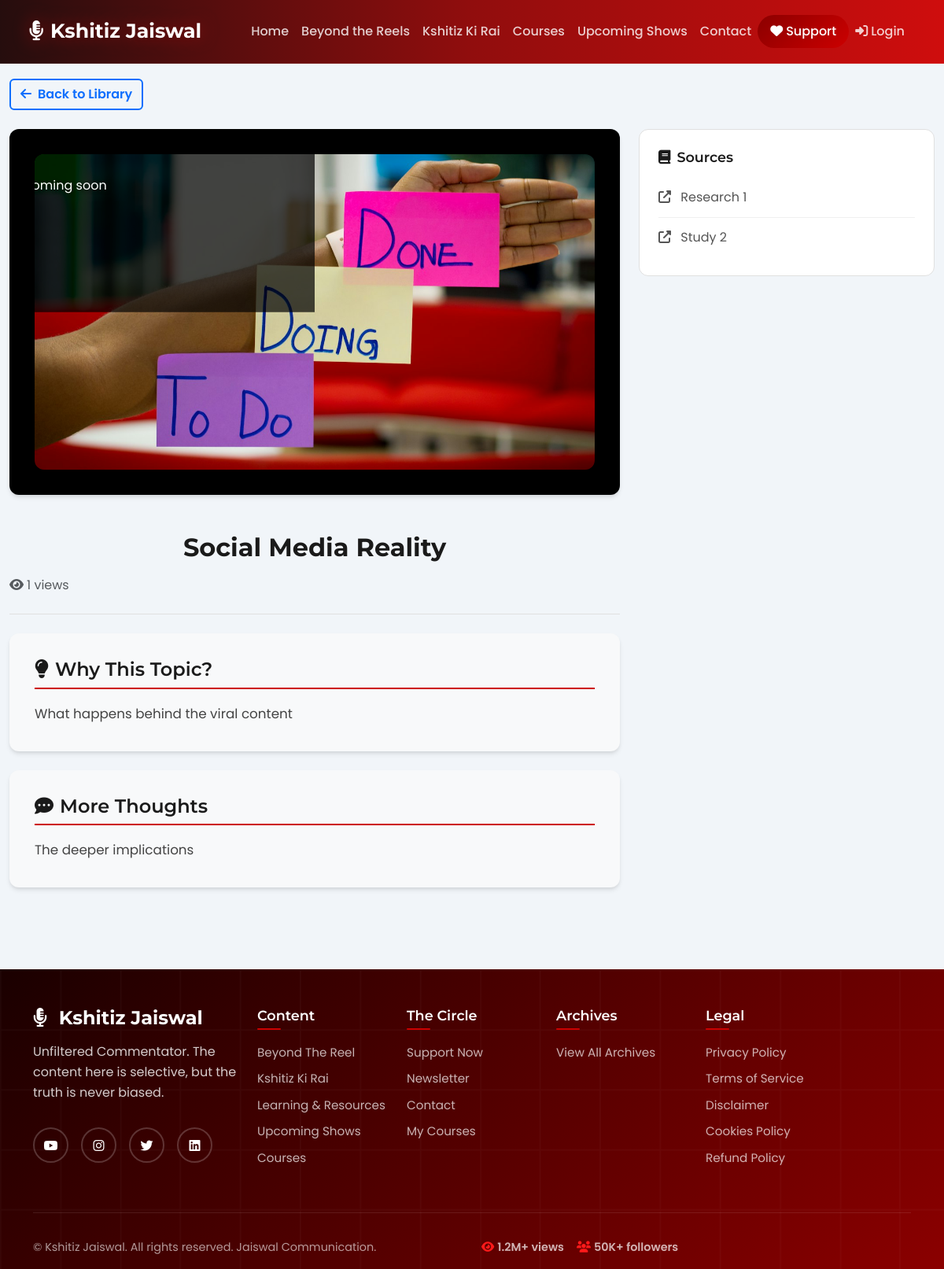
The page /reel/2 on the database its author committed.
### models.py (models this page shows)
class Reel(db.Model):
    id = db.Column(db.Integer, primary_key=True)
    title = db.Column(db.String(200), nullable=False)
    thumbnail = db.Column(db.String(500))
    video_url = db.Column(db.String(500))
    behind_thought = db.Column(db.Text)
    sources = db.Column(db.Text)  # JSON string of sources list
    extra_context = db.Column(db.Text)
    category_tag = db.Column(db.String(50))  # trending, new, must_watch, fan_favourite, exclusive, behind_scenes
    topic_tag = db.Column(db.String(100))  # Topic for grouping/playlist (e.g., "Vote Chori Issue")
    view_count = db.Column(db.Integer, default=0)  # For popularity tracking
    is_featured = db.Column(db.Boolean, default=False)  # For homepage featured reels
    created_at = db.Column(db.DateTime, default=datetime.utcnow)
    def to_dict(self):
        return {
            'id': self.id,
            'title': self.title,
            'thumbnail': self.thumbnail or '',
            'video_url': self.video_url or '',
            'behind_thought': self.behind_thought or '',
            'sources': json.loads(self.sources) if self.sources else [],
            'extra_context': self.extra_context or '',
            'category_tag': self.category_tag or '',
            'topic_tag': self.topic_tag or '',
            'view_count': self.view_count or 0,
            'is_featured': self.is_featured or False,
            'created_at': self.created_at.isoformat() if self.created_at else ''
        }

### routes.py (the view, shortened to what this page needs)
@app.route('/reel/<int:reel_id>')
def reel_detail(reel_id):
    reel = Reel.query.get_or_404(reel_id)
    user_id = get_clerk_user_id()
    user = get_clerk_user()
    user_email = user.get('email_addresses', [{}])[0].get('email_address') if user else None
    UserActivity.log_activity(
        user_id=user_id,
        user_email=user_email,
        activity_type='reel_view',
        resource_type='reel',
        resource_id=reel_id,
        request_obj=request,
        data_size=10000  # Estimated size for reel page
    )
    if reel.view_count is None:
        reel.view_count = 0
    reel.view_count += 1
    db.session.commit()
    reel_data = reel.to_dict()
    related_reels = []
    if reel.topic_tag:
        related_reels = Reel.query.filter(
            Reel.topic_tag == reel.topic_tag,
            Reel.id != reel_id
        ).order_by(Reel.created_at.desc()).limit(6).all()
        related_reels = [r.to_dict() for r in related_reels]
    return render_template('reel_detail.html', reel=reel_data, related_reels=related_reels)

### clerk_auth.py (called while the page is built, shortened)
def get_clerk_user():
    if not clerk_sdk or not hasattr(g, 'clerk_user_id'):
        return None

def get_clerk_user_id():
    return getattr(g, 'clerk_user_id', None)

### models.py (called while the page is built)
    @staticmethod
    def get_active_links():
        return SocialLink.query.filter_by(is_active=True).order_by(SocialLink.sort_order).all()

### templates/reel_detail.html (shortened to what this page needs)
{% extends "base.html" %}
{% block content %}
<section class="reel-detail-section section-padding">
    <div class="container-fluid" style="max-width: 1400px;">
        <div class="mb-4">
            <a href="{{ url_for('reels_library') }}" class="btn btn-outline-primary">
                <i class="fas fa-arrow-left me-2"></i>Back to Library
            </a>
        </div>
        <div class="row g-4">
            <div class="col-lg-8">
                <div class="video-section mb-4">
                    {% if reel.video_url %}
                        {% if reel.is_instagram %}
                        <div class="instagram-embed-container" id="instagram-container">
                            <blockquote class="instagram-media instagram-media-minimal"
                                data-instgrm-captioned
                                data-instgrm-permalink="{{ reel.video_url }}"
                                data-instgrm-version="14"
                                style="background:#FFF; border:0; border-radius:3px; box-shadow:0 0 1px 0 rgba(0,0,0,0.5),0 1px 10px 0 rgba(0,0,0,0.15); margin: 1px; max-width:540px; min-width:326px; padding:0; width:99.375%; width:-webkit-calc(100% - 2px); width:calc(100% - 2px);">
                            </blockquote>
                            <div class="instagram-control-note">
                                <i class="fas fa-info-circle me-2"></i>Click on the video to play/pause
                            </div>
                        </div>
                        {% else %}
                        <div class="video-container" id="youtube-container">
                            <iframe id="youtube-player" src="{{ reel.embed_url }}?enablejsapi=1" frameborder="0" allowfullscreen
                                    allow="accelerometer; autoplay; clipboard-write; encrypted-media; gyroscope; picture-in-picture"></iframe>
                            <div class="video-controls">
                                <button class="control-btn play-btn" id="ytPlayBtn" title="Play">
                                    <i class="fas fa-play"></i>
                                </button>
                                <button class="control-btn pause-btn" id="ytPauseBtn" style="display:none;" title="Pause">
                                    <i class="fas fa-pause"></i>
                                </button>
                            </div>
                        </div>
                        {% endif %}
                    {% elif reel.thumbnail %}
                        <div class="video-placeholder">
                            <img src="{{ url_for('static', filename=reel.thumbnail) if reel.thumbnail and not reel.thumbnail.startswith('http') else reel.thumbnail }}"
                                 alt="{{ reel.title }}" class="img-fluid rounded">
                            <div class="video-overlay">
                                <p class="mt-3">Full video coming soon</p>
                            </div>
                        </div>
                    {% endif %}
                </div>
                <div class="reel-header mb-4">
                    <h1 class="reel-title">{{ reel.title }}</h1>
                    <div class="reel-meta">
                        <span class="text-muted">
                            <i class="fas fa-eye me-1"></i>{{ reel.view_count }} views
                        </span>
                    </div>
                </div>
                <div class="content-section mb-4">
                    <h3 class="content-title">
                        <i class="fas fa-lightbulb me-2"></i>Why This Topic?
                    </h3>
                    <div class="content-body">
                        <p>{{ reel.behind_thought }}</p>
                    </div>
                </div>
                {% if reel.extra_context %}
                <div class="content-section mb-4">
                    <h3 class="content-title">
                        <i class="fas fa-comment-dots me-2"></i>More Thoughts
                    </h3>
                    <div class="content-body">
                        <p>{{ reel.extra_context }}</p>
                    </div>
                </div>
                {% endif %}
            </div>
            <div class="col-lg-4">
                <div class="info-panel mb-4">
                    <h4 class="panel-title">
                        <i class="fas fa-book me-2"></i>Sources
                    </h4>
                    {% if reel.sources and reel.sources|length > 0 %}
                    <ul class="sources-list">
                        {% for source in reel.sources %}
                        <li>
                            <i class="fas fa-external-link-alt me-2"></i>
                            {{ source }}
                        </li>
                        {% endfor %}
                    </ul>
                    {% else %}
                    <p class="text-muted mb-0">Sources will be updated soon</p>
                    {% endif %}
                </div>
            </div>
        </div>
    </div>
</section>
{% endblock %}

### static/css/style.css (style rules this page uses)
:root { --primary-color: #cc0000; --primary-dark: #8b0000; --secondary-color: #ff3333; --accent-color: #ff1a1a; --success-color: #10b981; --danger-color: #ef4444; --warning-color: #f59e0b; --info-color: #06b6d4; --dark-color: #1a0000; --light-color: #f8fafc; --white: #ffffff; --gray-100: #f1f5f9; --gray-200: #e2e8f0; --gray-300: #cbd5e1; --gray-400: #94a3b8; --gray-500: #64748b; --gray-600: #475569; --gray-700: #334155; --gray-800: #1e293b; --gray-900: #0f172a; --gradient-primary: linear-gradient(135deg, var(--primary-dark) 0%, var(--primary-color) 100%); --gradient-dark: linear-gradient(135deg, var(--dark-color) 0%, var(--primary-dark) 100%); --gradient-navbar: linear-gradient(to right, #1a0000 0%, #8b0000 50%, #cc0000 100%); --font-primary: 'Montserrat', sans-serif; --font-secondary: 'Poppins', sans-serif; --shadow-sm: 0 1px 2px 0 rgba(0, 0, 0, 0.05); --shadow-md: 0 4px 6px -1px rgba(0, 0, 0, 0.1), 0 2px 4px -1px rgba(0, 0, 0, 0.06); --shadow-lg: 0 10px 15px -3px rgba(0, 0, 0, 0.1), 0 4px 6px -2px rgba(0, 0, 0, 0.05); --shadow-xl: 0 20px 25px -5px rgba(0, 0, 0, 0.1), 0 10px 10px -5px rgba(0, 0, 0, 0.04); --transition: all 0.3s ease; --transition-fast: all 0.15s ease; --transition-slow: all 0.5s ease; }
html { scroll-behavior: smooth; }
* { margin: 0; padding: 0; box-sizing: border-box; }
body { font-family: var(--font-secondary); line-height: 1.6; color: var(--gray-700); background-color: var(--white); overflow-x: hidden; animation: fadeIn 0.5s ease-in; }
.fade-in-section { opacity: 0; transform: translateY(50px); transition: opacity 0.8s ease-out, transform 0.8s ease-out; }
.fade-in-section.is-visible { opacity: 1; transform: translateY(0); }
h1, h2, h3, h4, h5, h6 { font-family: var(--font-primary); font-weight: 600; line-height: 1.2; color: var(--gray-800); }
.section-padding { padding: 80px 0; }
.reel-detail-section { padding: 100px 0 80px; background: var(--gray-100); }
.reel-header { text-align: center; }
.reel-title { font-size: 2.5rem; font-weight: 700; color: var(--gray-800); margin-bottom: 1rem; }
.video-section { background: var(--white); border-radius: 15px; padding: 2rem; box-shadow: var(--shadow-md); }
.video-placeholder { position: relative; text-align: center; }
.video-placeholder img { border-radius: 10px; }
.video-overlay { position: absolute; top: 50%; left: 50%; transform: translate(-50%, -50%); color: var(--white); text-shadow: 2px 2px 4px rgba(0, 0, 0, 0.5); }
.content-section { background: var(--white); border-radius: 15px; padding: 2rem; box-shadow: var(--shadow-md); height: fit-content; }
.content-title { color: var(--gray-800); margin-bottom: 1.5rem; border-bottom: 2px solid var(--primary-color); padding-bottom: 0.5rem; }
.content-body { color: var(--gray-600); line-height: 1.8; }
.sources-list { list-style: none; padding: 0; }
.sources-list li { padding: 0.5rem 0; border-bottom: 1px solid var(--gray-200); color: var(--gray-600); }
.sources-list li:last-child { border-bottom: none; }
.btn { transition: var(--transition); position: relative; overflow: hidden; transform-origin: center; }
.btn::before { content: ''; position: absolute; top: 50%; left: 50%; width: 0; height: 0; background: rgba(255, 255, 255, 0.3); border-radius: 50%; transform: translate(-50%, -50%); transition: width 0.6s, height 0.6s; z-index: 0; }
.btn-outline-success, .btn-outline-danger, .btn-outline-primary { border-width: 2px; font-weight: 600; transition: var(--transition); position: relative; overflow: hidden; }

### rows shown on the page
Reel: thumbnail (picture), title "Social Media Reality", behind_thought "What happens behind the viral content", extra_context "The deeper implications"

### other values the page prints
{{ reel.view_count }} "1"
{{ source }} "Research 1" "Study 2"
